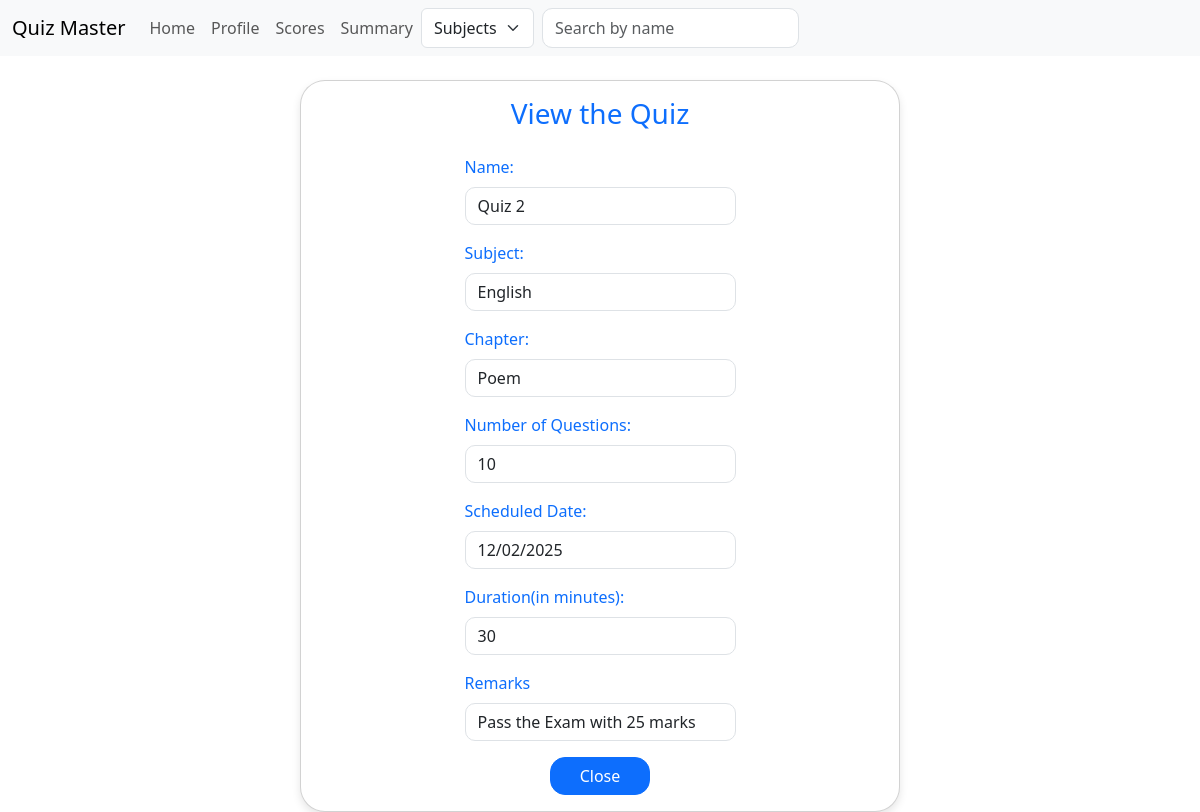
The page /quiz/1/view (signed in) on the database as committed earlier.
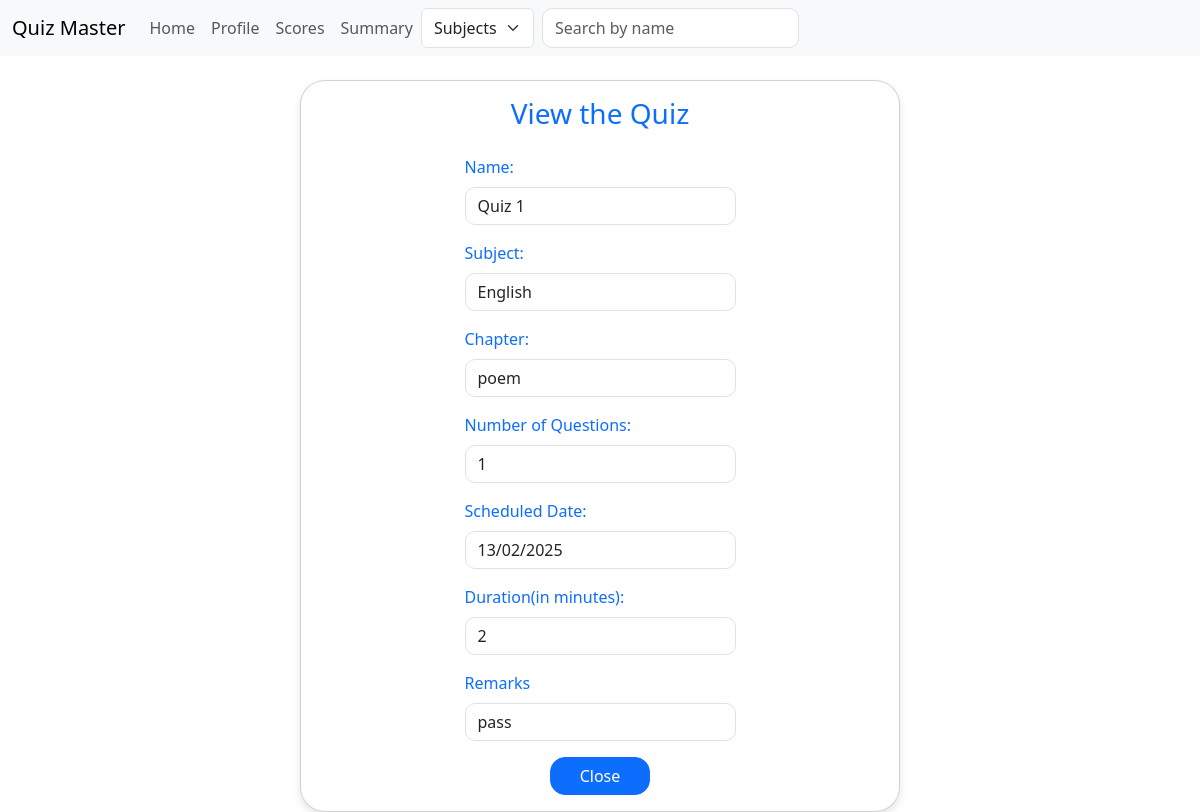
The same page on the database as committed later.
### models.py (models this page shows)
class Quiz(db.Model):
    id = db.Column(db.Integer, primary_key = True)
    name = db.Column(db.String(255), nullable = False)
    no_of_question = db.Column(db.Integer, nullable = False)
    marks = db.Column(db.Integer, nullable = False)
    date = db.Column(db.DateTime, default=datetime.utcnow)
    time = db.Column(db.Integer, default=int(datetime.utcnow().timestamp()))
    remark = db.Column(db.String(255))
    chapter_id = db.Column(db.Integer, db.ForeignKey('chapter.id'), nullable=False)
    questions = db.relationship('Question', backref='quiz', lazy=True)

class Subject(db.Model):
    id = db.Column(db.Integer, primary_key = True)
    name = db.Column(db.String(64), nullable = False, unique = True)
    description = db.Column(db.String(150))
    chapters = db.relationship('Chapter', backref='subject', cascade='all, delete')

class Chapter(db.Model):
    id = db.Column(db.Integer, primary_key = True)
    name = db.Column(db.String(64 ), nullable = False)
    description = db.Column(db.String(100))
    subject_id = db.Column(db.Integer, db.ForeignKey('subject.id'), nullable=False)

### routes.py (the view)
@app.route('/quiz/<int:id>/view')
@auth_requried
def view_quiz(id):
    user = User.query.get(session['user_id'])
    quiz = Quiz.query.get_or_404(id)
    chapter = Chapter.query.get(quiz.chapter_id)
    subject = Subject.query.get(chapter.subject_id)
    return render_template('view_quiz.html', quiz=quiz, chapter=chapter, subject=subject, user=user)

### routes.py (called while the page is built)
def auth_requried(func):
    @wraps(func)
    def inner(*args, **kwargs):
        if 'user_id' in session:
            return func(*args, **kwargs)
        else:
            flash('You need to be logged in to access this page')
            return redirect(url_for('login'))
    return inner

### templates/view_quiz.html (shortened to what this page needs)
{% extends 'layout.html' %}
{% block content %}
<div class="container mt-4">
    <div class="card">
        <div class="card-body">
            <h3 class="text-center text-primary mb-4">View the Quiz</h3>
            <div class="row">
                <div class="col-md-6 mx-auto">
                    <div class="mb-3">
                        <label class="form-label text-primary">Name:</label>
                        <input type="text" class="form-control" value="{{ quiz.name }}" readonly>
                    </div>
                    <div class="mb-3">
                        <label class="form-label text-primary">Subject:</label>
                        <input type="text" class="form-control" value="{{ subject.name }}" readonly>
                    </div>
                    <div class="mb-3">
                        <label class="form-label text-primary">Chapter:</label>
                        <input type="text" class="form-control" value="{{ chapter.name }}" readonly>
                    </div>
                    <div class="mb-3">
                        <label class="form-label text-primary">Number of Questions:</label>
                        <input type="text" class="form-control" value="{{ quiz.no_of_question }}" readonly>
                    </div>
                    <div class="mb-3">
                        <label class="form-label text-primary">Scheduled Date:</label>
                        <input type="text" class="form-control" value="{{ quiz.date.strftime('%d/%m/%Y') }}" readonly>
                    </div>
                    <div class="mb-3">
                        <label class="form-label text-primary">Duration(in minutes):</label>
                        <input type="text" class="form-control" value="{{ quiz.time }}" readonly>
                    </div>
                    <div class="mb-3">
                        <label class="form-label text-primary">Remarks</label>
                        <input type="text" class="form-control" value="{{ quiz.remark }}" readonly>
                    </div>
                    <div class="text-center">
                        <a href="{{ url_for('home') }}" class="btn btn-primary px-4">Close</a>
                    </div>
                </div>
            </div>
        </div>
    </div>
</div>
{% endblock %}

Rows that differ between the two databases and show on the page:
removed Chapter: name "Poem"
changed Quiz: name "Quiz 2" → "Quiz 1"; no_of_question "10" → "1"; date "12/02/2025" → "13/02/2025"; time "30" → "2"; remark "Pass the Exam with 25 marks" → "pass"
added Chapter: name "poem"
